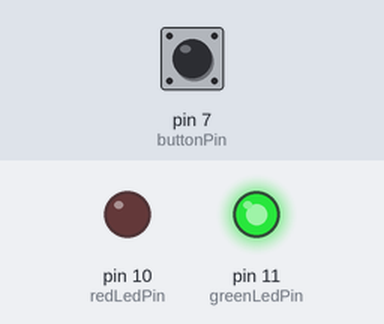
A sketch run on a simulated Arduino Uno, built with avr-gcc and run on an emulated ATmega328P. Parts: output pins drawn as LEDs (lit = HIGH). Inputs (shaded band) come from the test bench; at power-on: pin 7 (buttonPin) HIGH.

Above: at 1.2 s.
1.3 s: pin 7 (buttonPin) pulled LOW for 0.15 s
At 1.37 s:
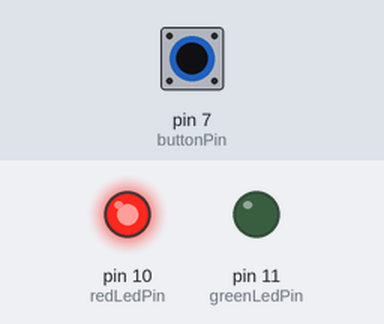
2.9 s: pin 7 (buttonPin) pulled LOW for 3.2 s
At 7.4 s:
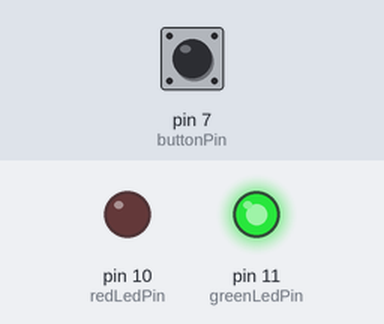
Timing chart, 0 to 8.9 s (numbered marks = the images above; inputs shaded):
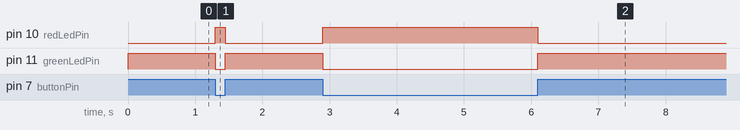

Measured:
- after the input at 1.3 s, pin 10 (redLedPin): LOW → HIGH at once, → LOW 0.15 s later; pin 11 (greenLedPin): HIGH → LOW at once, → HIGH 0.15 s later
- after the input at 2.9 s, pin 10 (redLedPin): LOW → HIGH at once, → LOW 3.2 s later; pin 11 (greenLedPin): HIGH → LOW at once, → HIGH 3.2 s later

The sketch:

SensorsActuatorsLab3.ino
```cpp
int redLedPin = 10;                        // Red LED pin (was previously green)
int greenLedPin = 11;                      // Green LED pin (was previously red)
int buttonPin = 7;                         // Button pin
int buttonState;                           // Variable to store button state

void setup() {
    pinMode(redLedPin, OUTPUT);            // Set red LED pin as output
    pinMode(greenLedPin, OUTPUT);          // Set green LED pin as output
    pinMode(buttonPin, INPUT);             // Set button pin as input
}

void loop() {
    buttonState = digitalRead(buttonPin);  // Read the button state

    if (buttonState == LOW) {              // Button is pressed
        digitalWrite(redLedPin, HIGH);     // Turn on red LED
        digitalWrite(greenLedPin, LOW);    // Turn off green LED
    } else {  // Button is released
        digitalWrite(redLedPin, LOW);      // Turn off red LED
        digitalWrite(greenLedPin, HIGH);   // Turn on green LED
    }
}
```
